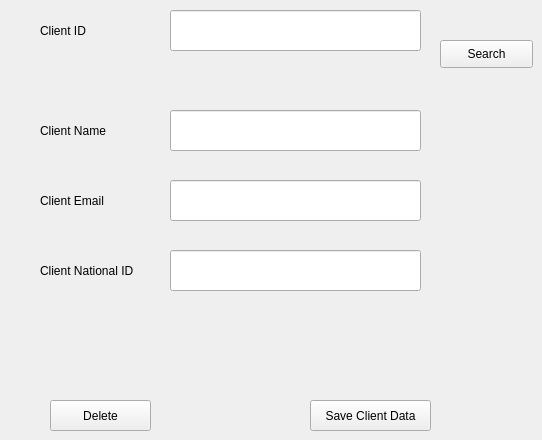
      <widget class="QWidget" name="tab_16">
       <attribute name="title">
        <string>Edit/Delete Client</string>
       </attribute>
       <widget class="QLineEdit" name="lineEdit_32">
        <property name="geometry">
         <rect>
          <x>170</x>
          <y>10</y>
          <width>251</width>
          <height>41</height>
         </rect>
        </property>
       </widget>
       <widget class="QLabel" name="label_49">
        <property name="geometry">
         <rect>
          <x>40</x>
          <y>20</y>
          <width>111</width>
          <height>21</height>
         </rect>
        </property>
        <property name="text">
         <string>Client ID</string>
        </property>
       </widget>
       <widget class="QPushButton" name="pushButton_32">
        <property name="geometry">
         <rect>
          <x>440</x>
          <y>40</y>
          <width>93</width>
          <height>28</height>
         </rect>
        </property>
        <property name="text">
         <string>Search</string>
        </property>
       </widget>
       <widget class="QPushButton" name="pushButton_33">
        <property name="geometry">
         <rect>
          <x>50</x>
          <y>400</y>
          <width>101</width>
          <height>31</height>
         </rect>
        </property>
        <property name="text">
         <string>Delete</string>
        </property>
       </widget>
       <widget class="QLineEdit" name="lineEdit_44">
        <property name="geometry">
         <rect>
          <x>170</x>
          <y>110</y>
          <width>251</width>
          <height>41</height>
         </rect>
        </property>
       </widget>
       <widget class="QLineEdit" name="lineEdit_45">
        <property name="geometry">
         <rect>
          <x>170</x>
          <y>180</y>
          <width>251</width>
          <height>41</height>
         </rect>
        </property>
       </widget>
       <widget class="QLabel" name="label_54">
        <property name="geometry">
         <rect>
          <x>40</x>
          <y>120</y>
          <width>111</width>
          <height>21</height>
         </rect>
        </property>
        <property name="text">
         <string>Client Name</string>
        </property>
       </widget>
       <widget class="QLabel" name="label_63">
        <property name="geometry">
         <rect>
          <x>40</x>
          <y>190</y>
          <width>111</width>
          <height>21</height>
         </rect>
        </property>
        <property name="text">
         <string>Client Email</string>
        </property>
       </widget>
       <widget class="QLabel" name="label_64">
        <property name="geometry">
         <rect>
          <x>40</x>
          <y>260</y>
          <width>111</width>
          <height>21</height>
         </rect>
        </property>
        <property name="text">
         <string>Client National ID</string>
        </property>
       </widget>
       <widget class="QLineEdit" name="lineEdit_46">
        <property name="geometry">
         <rect>
          <x>170</x>
          <y>250</y>
          <width>251</width>
          <height>41</height>
         </rect>
        </property>
       </widget>
       <widget class="QPushButton" name="pushButton_50">
        <property name="geometry">
         <rect>
          <x>310</x>
          <y>400</y>
          <width>121</width>
          <height>31</height>
         </rect>
        </property>
        <property name="text">
         <string>Save Client Data</string>
        </property>
       </widget>
      </widget>
